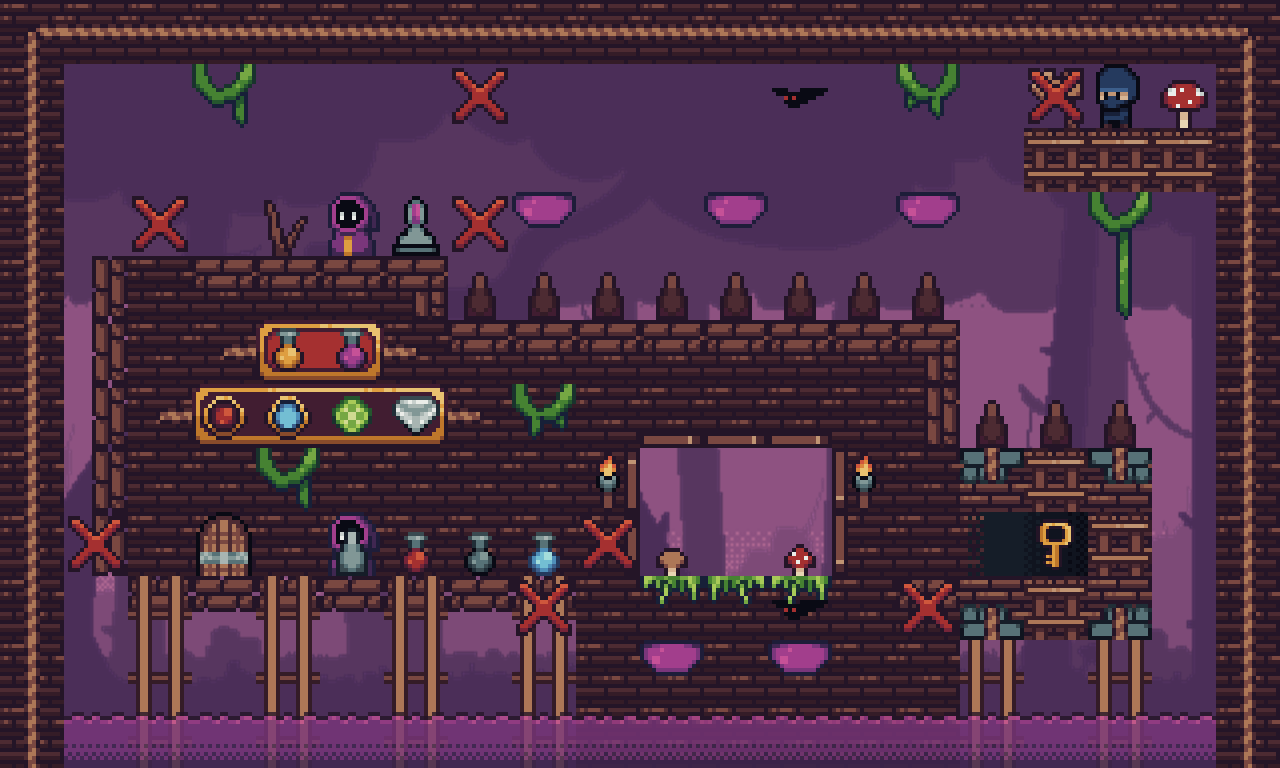

Below is a game level as drawn by its tile map, then a one-line description and the .tmx that defines it (tile-layer data replaced by summaries):
An orthogonal 20x12 tile map with 64x64 px tiles, 14 tile layers (fundo_decorativo-ncolide, terreno-colide, pre_decoracao-ncolide, struct_castelo-colide, ...), 4 tilesets, 1 image layer.

<map version="1.10" tiledversion="1.10.2" orientation="orthogonal" renderorder="right-down" width="20" height="12" tilewidth="64" tileheight="64" infinite="0" nextlayerid="27" nextobjectid="1">
 <tileset firstgid="1" source="../assets/tiles/TILEMAP/tilesets/forest.tsx" />
 <tileset firstgid="1025" source="../assets/tiles/TILEMAP/tilesets/chave.tsx" />
 <tileset firstgid="1026" source="../assets/tiles/TILEMAP/tilesets/porta.tsx" />
 <tileset firstgid="1027" source="../assets/tiles/TILEMAP/tilesets/custom_tiles.tsx" />
 <imagelayer id="25" name="fundo_comb">
  <image source="../assets/backgrounds/Curse forest/curse.png" width="1280" height="768" />
 </imagelayer>
 <layer id="17" name="fundo_decorativo-ncolide" width="20" height="12">
  <data>[240 cells, 92 non-empty, 2 distinct tile ids]</data>
 </layer>
 <layer id="6" name="terreno-colide" width="20" height="12">
  <data>[240 cells, 22 non-empty, 1 distinct tile ids]</data>
 </layer>
 <layer id="19" name="pre_decoracao-ncolide" width="20" height="12">
  <data>[240 cells, 3 non-empty, 2 distinct tile ids]</data>
 </layer>
 <layer id="9" name="struct_castelo-colide" width="20" height="12">
  <data>[240 cells, 32 non-empty, 4 distinct tile ids]</data>
 </layer>
 <layer id="10" name="decoracao-ncolide" width="20" height="12">
  <data>[240 cells, 112 non-empty, 25 distinct tile ids]</data>
 </layer>
 <layer id="11" name="decoracao2-ncolide" width="20" height="12">
  <data>[240 cells, 18 non-empty, 10 distinct tile ids]</data>
 </layer>
 <layer id="12" name="chave" width="20" height="12">
  <data>[240 cells, 1 non-empty, 1 distinct tile ids]</data>
 </layer>
 <layer id="13" name="porta" width="20" height="12">
  <data>[240 cells, 1 non-empty, 1 distinct tile ids]</data>
 </layer>
 <layer id="14" name="morcego-inimigo" width="20" height="12">
  <data>[240 cells, 2 non-empty, 1 distinct tile ids]</data>
 </layer>
 <layer id="18" name="mago-inimigo" width="20" height="12">
  <data>[240 cells, 2 non-empty, 1 distinct tile ids]</data>
 </layer>
 <layer id="16" name="colisao_inimigo" width="20" height="12">
  <data>[240 cells, 8 non-empty, 1 distinct tile ids]</data>
 </layer>
 <layer id="15" name="espinho-dano" width="20" height="12">
  <data>[240 cells, 12 non-empty, 2 distinct tile ids]</data>
 </layer>
 <layer id="26" name="lava-dano" width="20" height="12" opacity="0.79">
  <data>[240 cells, 18 non-empty, 1 distinct tile ids]</data>
 </layer>
 <layer id="8" name="ninja-player" width="20" height="12">
  <data>[240 cells, 1 non-empty, 1 distinct tile ids]</data>
 </layer>
</map>
